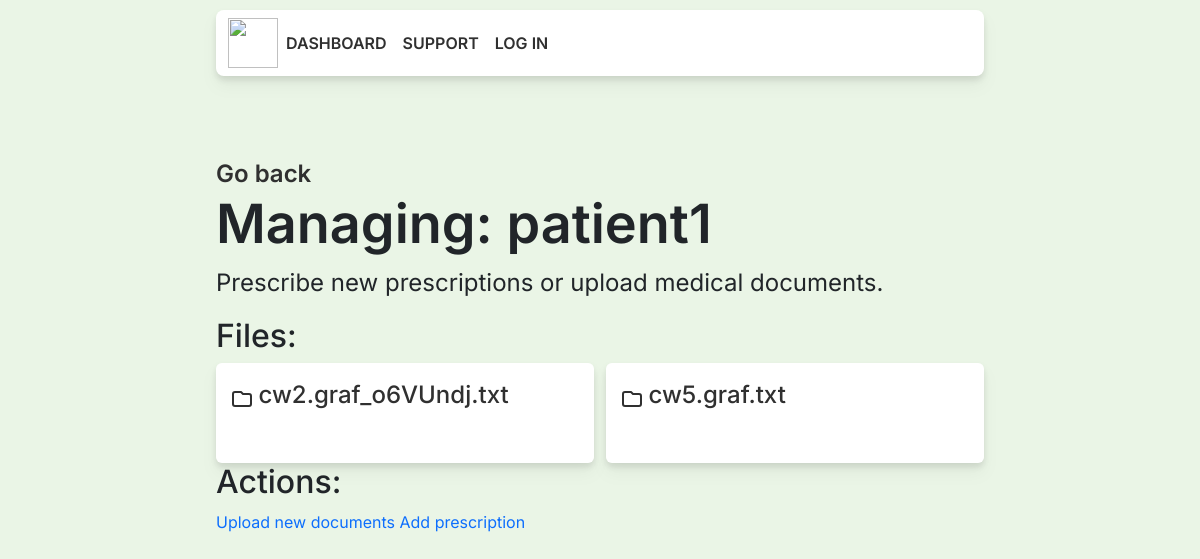
Page /patient/patient1/ on the committed database.
### main/models.py (models this page shows)
class Patient(models.Model):
    user = models.OneToOneField(
        User, on_delete=models.CASCADE, primary_key=True)
    doctors = models.ManyToManyField(Doctor, blank=True)
    dob = models.DateTimeField(null=True)
    medcond = models.CharField(max_length=10000, null=True)
    phone = models.CharField(max_length=15, null=True)

class Document(models.Model):
    doc = models.FileField(null=True)
    date = models.DateTimeField(auto_now_add=True)
    patient = models.ForeignKey(
        Patient, on_delete=models.CASCADE, default=None)
    uploader = models.ForeignKey(
        User, on_delete=models.CASCADE, default=None)

### main/views.py (the view)
# urls.py: path('patient/<str:name>/', patientview, name="patient"),
def patientview(request, name):
    patient = Patient.objects.get(user=User.objects.get(username=name))
    documents = Document.objects.filter(patient=patient)
    return render(request, "main/patientview.html", {'patient': patient, 'documents': documents})

### main/templates/main/patientview.html
{% extends 'main/base.html' %}
{% block content %}
<a class="back" href="{% url 'mypatients'%}">Go back</a>
<h1>Managing: {{ patient.user.username }}</h1>
<p>Prescribe new prescriptions or upload medical documents.</p>
<h2>Files:</h2>
<div class="grid-container">
    {% for document in documents %}
    <div class="card">
        <a href="/media/{{document.doc.name}}">
            <svg xmlns="http://www.w3.org/2000/svg" class="link-icon" fill="none" viewBox="0 0 24 24"
                stroke="currentColor" stroke-width="2">
                <path stroke-linecap="round" stroke-linejoin="round"
                    d="M3 7v10a2 2 0 002 2h14a2 2 0 002-2V9a2 2 0 00-2-2h-6l-2-2H5a2 2 0 00-2 2z" />
            </svg>
            <span class="card-title">{{document.doc.name}}</span>
        </a>
    </div>
    {% endfor %}
</div>
<h2>Actions:</h2>
<a href="{% url 'upload' patient.user.username %}">Upload new documents</a>
<a href="{% url 'prescribe' patient.user.username %}">Add prescription</a>
{% endblock content %}

### main/templates/main/base.html (style rules this page uses)
body { font-family: 'Inter', sans-serif; background-color: #EAF5E6; }
h1 { font-weight: 600; font-size: 54px; }
h2 { font-weight: 500; }
p { font-size: 24px; }
a { text-decoration: none; }
.grid-container { display: grid; grid-template-columns: repeat(2, 1fr); gap: 12px; grid-auto-rows: minmax(100px, auto); }
.card { padding: 14px; border-radius: 0.375rem; border: none; filter: drop-shadow(0 10px 8px rgb(0 0 0 / 0.04)) drop-shadow(0 4px 3px rgb(0 0 0 / 0.1)); background-color: white; }
.card-title { font-size: 24px; font-weight: 500; color: #303030; }
.link-icon { height: 24px; width: 24px; color: #303030; }
.back { font-size: 24px; color: #303030; font-weight: 600; }

### rows in the picture
Patient: user.username "patient1"
Document: doc.name "cw2.graf_o6VUndj.txt"
Document: doc.name "cw5.graf.txt"
